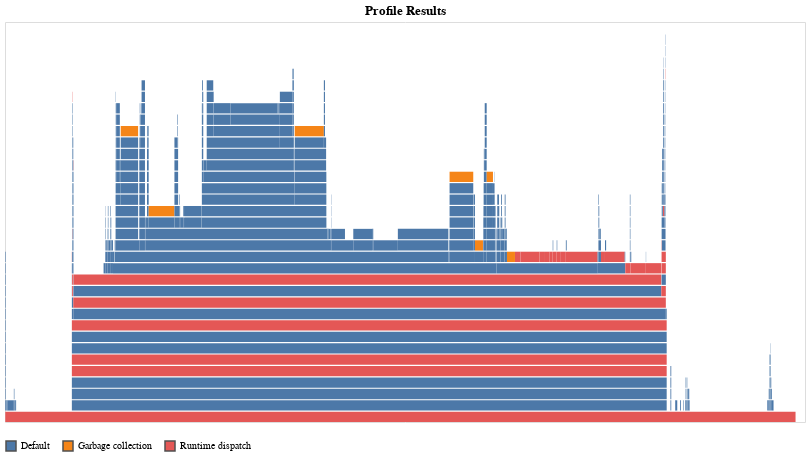

Here is the notebook cell this chart was saved with:
### Code cell
run_simulation!(state, params)

### Figure 1 — Vega-Lite specification as saved in the notebook (floating-point values rounded to 4 significant figures; data arrays with more than 128 entries replaced by an {"elided": "..."} marker saying what was removed)
{"data": {"values": {"elided": "604 records"}}, "encoding": {"color": {"field": "status", "legend": {"orient": "bottom", "title": null}, "type": "nominal"}, "fillOpacity": {"condition": [{"selection": "highlight", "value": 0.6}, {"selection": "select", "value": 0.5}], "value": 1}, "strokeWidth": {"condition": [{"selection": "highlight", "value": 0.5}, {"selection": "select", "value": 0.5}], "value": 0}, "tooltip": {"field": "sf", "type": "nominal"}, "x": {"axis": null, "field": "x1", "type": "quantitative"}, "x2": {"field": "x2", "type": "quantitative"}, "y": {"axis": null, "field": "level", "type": "quantitative"}, "y2": {"field": "level2", "type": "quantitative"}}, "height": 400, "mark": {"stroke": "#505050", "type": "rect"}, "selection": {"grid": {"bind": "scales", "type": "interval"}, "highlight": {"empty": "none", "on": "mouseover", "type": "single"}, "select": {"empty": "none", "type": "multi"}}, "title": "Profile Results", "transform": [{"as": "level2", "calculate": "datum.level+0.9"}], "width": 800}
